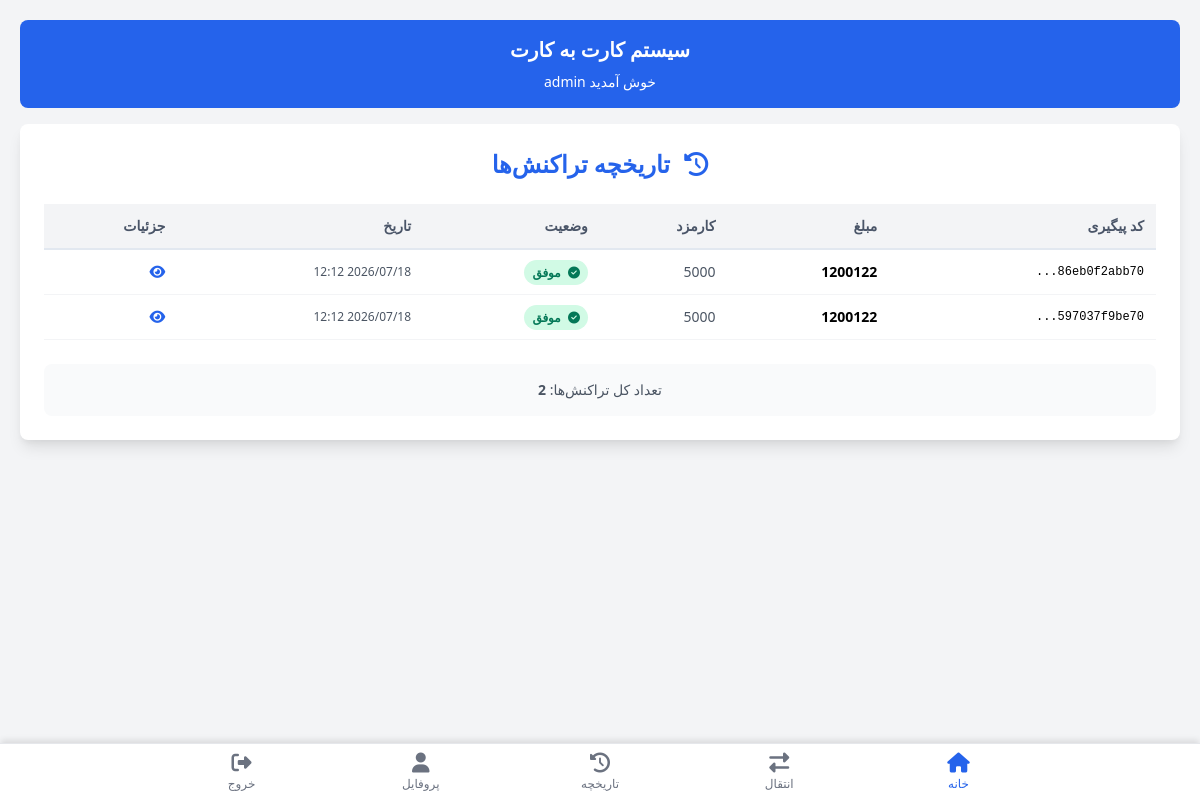
The app's page /transactions/history/ (signed in) with its own data.
### apps/accounts/models.py (models this page shows, shortened)
class User(AbstractUser):
    phone_number = models.CharField(max_length=15, unique=True, blank=True, null=True)
    national_code = models.CharField(max_length=10, unique=True, blank=True, null=True)
    card_number = models.CharField(max_length=16, blank=True, null=True)
    balance = models.DecimalField(
        max_digits=15,
        decimal_places=0,
        default=0,
        verbose_name='موجودی (ریال)'
    )
    class Meta:
        app_label = 'accounts'
        db_table = 'users'

### apps/transactions/models.py (models this page shows, shortened)
class Transaction(models.Model):
    STATUS_CHOICES = [
        ('pending', 'در انتظار'),
        ('success', 'موفق'),
        ('failed', 'ناموفق'),
        ('reversed', 'برگشت خورده'),
    ]
    user = models.ForeignKey(settings.AUTH_USER_MODEL, on_delete=models.CASCADE, related_name='transactions')
    tracking_code = models.CharField(max_length=50, unique=True, verbose_name='کد پیگیری')
    source_card = models.CharField(max_length=16, verbose_name='کارت مبدأ')
    destination_card = models.CharField(max_length=16, verbose_name='کارت مقصد')
    amount = models.DecimalField(max_digits=15, decimal_places=0, verbose_name='مبلغ (ریال)')
    fee = models.DecimalField(max_digits=15, decimal_places=0, default=5000, verbose_name='کارمزد (ریال)')
    status = models.CharField(max_length=10, choices=STATUS_CHOICES, default='pending', verbose_name='وضعیت')
    bank_reference = models.CharField(max_length=100, blank=True, verbose_name='مرجع بانک')
    created_at = models.DateTimeField(auto_now_add=True, verbose_name='تاریخ ایجاد')
    updated_at = models.DateTimeField(auto_now=True, verbose_name='تاریخ بروزرسانی')
    class Meta:
        verbose_name = 'تراکنش'
        verbose_name_plural = 'تراکنش‌ها'
        ordering = ['-created_at']

### apps/transactions/views.py (the view)
# urls.py: path('history/', views.transaction_history, name='history'),
@login_required
def transaction_history(request):
    transactions = Transaction.objects.filter(user=request.user)[:50]
    return render(request, 'transactions/history.html', {'transactions': transactions})

### templates/transactions/history.html (shortened to what this page needs)
{% extends 'base.html' %}
{% load static %}
{% block content %}
<div class="bg-white rounded-lg shadow-lg p-6">
    <h2 class="text-2xl font-bold text-center text-blue-600 mb-6">
        <i class="fas fa-history ml-2"></i>
        تاریخچه تراکنش‌ها
    </h2>
    {% if transactions %}
        <div class="overflow-x-auto">
            <table class="w-full text-sm">
                <thead>
                    <tr class="bg-gray-100 border-b">
                        <th class="text-right p-3">کد پیگیری</th>
                        <th class="text-right p-3">مبلغ</th>
                        <th class="text-right p-3">کارمزد</th>
                        <th class="text-right p-3">وضعیت</th>
                        <th class="text-right p-3">تاریخ</th>
                        <th class="text-right p-3">جزئیات</th>
                    </tr>
                </thead>
                <tbody>
                    {% for transaction in transactions %}
                        <tr class="border-b hover:bg-gray-50 transition">
                            <td class="p-3 font-mono text-xs">{{ transaction.tracking_code|slice:"0:12" }}...</td>
                            <td class="p-3 font-bold">{{ transaction.amount|floatformat:"0" }}</td>
                            <td class="p-3 text-gray-600">{{ transaction.fee|floatformat:"0" }}</td>
                            <td class="p-3">
                                {% if transaction.status == 'success' %}
                                    <span class="px-2 py-1 bg-green-100 text-green-700 rounded-full text-xs font-bold">
                                        <i class="fas fa-check-circle ml-1"></i> موفق
                                    </span>
                                {% elif transaction.status == 'pending' %}
                                    <span class="px-2 py-1 bg-yellow-100 text-yellow-700 rounded-full text-xs font-bold">
                                        <i class="fas fa-clock ml-1"></i> در انتظار
                                    </span>
                                {% elif transaction.status == 'failed' %}
                                    <span class="px-2 py-1 bg-red-100 text-red-700 rounded-full text-xs font-bold">
                                        <i class="fas fa-times-circle ml-1"></i> ناموفق
                                    </span>
                                {% else %}
                                    <span class="px-2 py-1 bg-gray-100 text-gray-700 rounded-full text-xs font-bold">
                                        {{ transaction.get_status_display }}
                                    </span>
                                {% endif %}
                            </td>
                            <td class="p-3 text-xs text-gray-600">
                                {{ transaction.created_at|date:"Y/m/d H:i" }}
                            </td>
                            <td class="p-3">
                                <a href="{% url 'transactions:detail' transaction.pk %}"
                                   class="text-blue-600 hover:text-blue-800 hover:underline">
                                    <i class="fas fa-eye"></i>
                                </a>
                            </td>
                        </tr>
                    {% endfor %}
                </tbody>
            </table>
        </div>
        <div class="mt-6 p-4 bg-gray-50 rounded-lg text-center">
            <p class="text-gray-600 text-sm">تعداد کل تراکنش‌ها: <span class="font-bold">{{ transactions|length }}</span></p>
        </div>
    {% endif %}
</div>
{% endblock %}

### templates/base.html (shortened to what this page needs)
<!DOCTYPE html>
<html lang="fa" dir="rtl">
<head>
    <link href="https://cdn.jsdelivr.net/npm/tailwindcss@2.2.19/dist/tailwind.min.css" rel="stylesheet">
    <link rel="stylesheet" href="https://cdnjs.cloudflare.com/ajax/libs/font-awesome/6.5.1/css/all.min.css">
</head>
<body class="bg-gray-100">
    <div class="container-custom">
        <header class="bg-blue-600 text-white rounded-lg p-4 mb-4">
            <h1 class="text-xl font-bold text-center">سیستم کارت به کارت</h1>
            {% if user.is_authenticated %}
            <p class="text-sm text-center mt-2">خوش آمدید {{ user.username }}</p>
            {% endif %}
        </header>
        <main>
            {% block content %}{% endblock %}
        </main>
    </div>
    {% if user.is_authenticated %}
    <nav class="bottom-nav">
        <div class="flex justify-around max-w-4xl mx-auto">
            <a href="{% url 'dashboard:home' %}" class="nav-link active">
                <i class="fas fa-home text-xl"></i>
                <span class="text-xs block">خانه</span>
            </a>
            <a href="{% url 'transactions:new' %}" class="nav-link">
                <i class="fas fa-exchange-alt text-xl"></i>
                <span class="text-xs block">انتقال</span>
            </a>
            <a href="{% url 'transactions:history' %}" class="nav-link">
                <i class="fas fa-history text-xl"></i>
                <span class="text-xs block">تاریخچه</span>
            </a>
            <a href="{% url 'accounts:profile' %}" class="nav-link">
                <i class="fas fa-user text-xl"></i>
                <span class="text-xs block">پروفایل</span>
            </a>
            <form method="post" action="{% url 'accounts:logout' %}" class="nav-link" style="padding:0;">
                <button type="submit" style="width:100%; background:none; border:0; padding:8px 0; cursor:pointer; font:inherit; color:inherit;">
                    <i class="fas fa-sign-out-alt text-xl"></i>
                    <span class="text-xs block">خروج</span>
                </button>
            </form>
        </div>
    </nav>
    {% endif %}
</body>
</html>

### templates/base.html (style rules this page uses)
body { font-family: system-ui, -apple-system, sans-serif; background-color: #f3f4f6; padding-bottom: 80px; }
.bottom-nav { position: fixed; bottom: 0; left: 0; right: 0; background-color: white; box-shadow: 0 -4px 6px -1px rgba(0, 0, 0, 0.1); border-top: 1px solid #e5e7eb; z-index: 1000; }
.nav-link { text-align: center; color: #6b7280; transition: color 0.2s; padding: 8px 0; flex: 1; }
.nav-link.active { color: #2563eb; }
@media (min-width: 768px) { .container-custom { max-width: 1200px; margin: 0 auto; padding: 20px; } }

### templates/transactions/history.html (style rules this page uses)
table { border-collapse: collapse; width: 100%; }
th { font-weight: 600; color: #4a5568; border-bottom: 2px solid #e2e8f0; }
td { border-bottom: 1px solid #f3f4f6; }

### records on screen
User: username "admin"
Transaction: status "success" (drawn)
Transaction: status "success" (drawn)

### other values on screen
{{ transactions|length }} "2"
